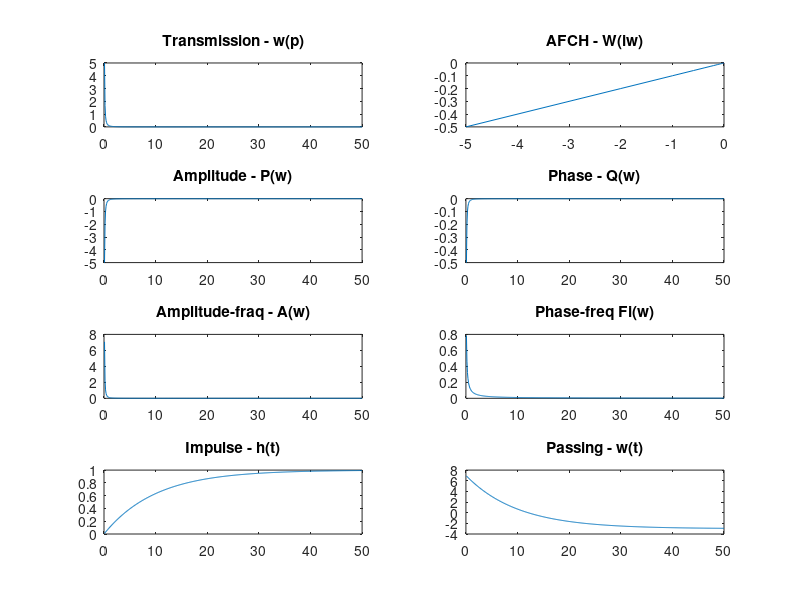

Source code (MATLAB):
AperiodicFcn = @( s, T, K )(K ./ (T .* s.^2 + s));

TransFcn = @(t, T, K)(K .* (T .* exp(-t ./ T) - 3));
ImpFcn = @(t, T, K)(K .* (1 - exp(-t ./ T)));

Pw = @(w, T, K)((- K .* T) ./ (T .^ 2 .* w .^ 2 + 1));
Qw = @(w, T, K)((- K) ./ (T .^ 2 .* w .^ 2 + 1));

AmpW = @(w, T, K)( K ./ (w .* (T .^ 2 .* w .^ 2 + 1)) .* sqrt(1 + T .^ 2 .* w .^ 2) );
PhiW = @(w, T, K)( atan(1 ./ (w .* T)) );


T = 10;
K = 1;

x = 0.1 : 0.1 : 50;
xLen = size(x, 2);



trans = AperiodicFcn(x, T, K);
amp = Pw(x, T, K);
ph = Qw(x, T, K);
af = AmpW(x, T, K);
pf = PhiW(x, T, K);
p = TransFcn(x, T, K);
imp = ImpFcn(x, T, K);


subplot(4,2,1); plot(x, trans); title('Transmission - w(p)');
subplot(4,2,2); plot(amp, ph); title('AFCH - W(iw)');

%%TODO : Must be radial.
subplot(4,2,3); plot(x, amp); title('Amplitude - P(w)');
subplot(4,2,4); plot(x, ph); title('Phase - Q(w)');

subplot(4,2,5); plot(x, af); title('Amplitude-fraq - A(w)');
subplot(4,2,6); plot(x, pf); title('Phase-freq Fi(w)');

subplot(4,2,7); plot(x, imp); title('Impulse - h(t)');
subplot(4,2,8); plot(x, p); title('Passing - w(t)');

%apf = AmpPhaseFreq(x, T, K);

